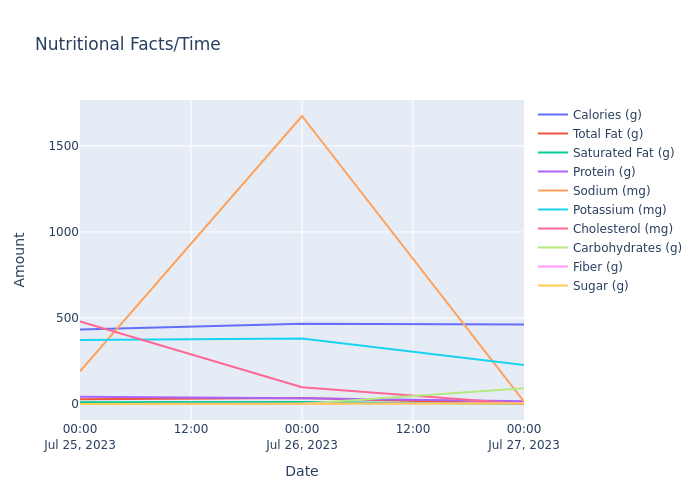

Python code for this plot:
import sqlite3
import plotly.graph_objs as go
from fastapi.responses import FileResponse
import pytz
from datetime import date, datetime, timedelta

class Nutrition:

    def __init__(self):
        
        self.table = "nutrition"

        self.con = sqlite3.connect("healthy.db")
        self.cur = self.con.cursor()

        self.cur.execute("CREATE TABLE IF NOT EXISTS nutrition (username NOT NULL, date, name, calories, serving_size, fat_total, fat_saturated, protein, sodium, potassium, cholesterol, carbohydrates, fiber, sugar);")
        self.con.commit()
        #   Example of a row:
        #         [
        #    {
        #     "username":"Marian",
        #     "date":"2003-07-17",
        #     "name": "fries",
        #     "calories": 317.7,
        #     "serving_size_g": 100,
        #     "fat_total_g": 14.8,
        #     "fat_saturated_g": 2.3,
        #     "protein_g": 3.4,
        #     "sodium_mg": 212,
        #     "potassium_mg": 124,
        #     "cholesterol_mg": 0,
        #     "carbohydrates_total_g": 41.1,
        #     "fiber_g": 3.8,
        #     "sugar_g": 0.3
        #   }
        # ]


    def add_meal(self, data: dict):
        
        self.cur.execute(f'SELECT username FROM users WHERE username = ?', (data['username'],))
        result = self.cur.fetchone()

        if result is None:
            return {"message": f"user not found"}
        # We search a row based on username name & date

        self.cur.execute(f"SELECT * FROM {self.table} WHERE username = ? AND date = ? AND name = ?", (data['username'], data['username'], data['username']))
        fetched_meal = self.cur.fetchone()

        self.cur.execute(f'INSERT INTO {self.table} (username, date, name, calories, serving_size, fat_total, fat_saturated, protein, sodium, potassium, cholesterol, carbohydrates, fiber, sugar) VALUES ( :username, :date, :name, :calories, :serving_size_g, :fat_total_g, :fat_saturated_g, :protein_g, :sodium_mg, :potassium_mg, :cholesterol_mg, :carbohydrates_total_g, :fiber_g, :sugar_g);', data)
        self.con.commit()

        return {"message": "meal added"}


    def delete_meal(self, username:str, meal:str):

        self.cur.execute(f'SELECT username FROM {self.table} WHERE username = ?', (username,))
        result = self.cur.fetchone()

        if result is None:
            return {"message": f"user doesnt have meals"}
        
        self.cur.execute(f'SELECT name FROM {self.table} WHERE name = ? AND username = ?', (meal,username,))
        result = self.cur.fetchone()

        if result is None:
            return {"message": f"meal not found"}
        else:
            self.cur.execute(f'DELETE FROM {self.table} WHERE name = ? AND username = ?', (meal,username,))
            self.con.commit()

            return {"message": f"meal deleted"}

    def have_meal(self, username: str, meal_date: str, meal:str):

        self.cur.execute(f'SELECT username FROM {self.table} WHERE username = ?', (username,))
        result = self.cur.fetchone()

        if result is None:
            return {"message": f"user doesnt exist"}    

        meal=meal.lower()
        
        if meal_date == "today":
            meal_date = datetime.now(pytz.timezone('Europe/Bucharest')).date()
        elif meal_date == "yesterday":
            meal_date = datetime.now(pytz.timezone('Europe/Bucharest')).date() - timedelta(days = 1)
        else:
            return {"message": f"select date of meal as yesterday or today"}

        self.cur.execute(f'SELECT serving_size FROM {self.table} WHERE name = ? AND username = ? AND date = ?', (meal,username,meal_date,))
        result = self.cur.fetchone()
        
        if result is None:
            return {"message": f"user doesnt have that meal on that date"}

        return True
    
    def update_meal_from_today_or_yesterday(self, username: str, data: str, dict: dict):

        if data == "today":
            data = datetime.now(pytz.timezone('Europe/Bucharest')).date()
        elif data == "yesterday":
            data = datetime.now(pytz.timezone('Europe/Bucharest')).date() - timedelta(days=1)
        else:
            return {"message": "enter today or yesterday!"}
        response_dict = {
            'username': username,
            'date': data,
            **dict
        }

        self.cur.execute(f'DELETE FROM {self.table} WHERE name = ? AND username = ? AND date = ?', (response_dict["name"], username, data))
        self.con.commit()

        self.cur.execute(f'INSERT INTO {self.table} (username, date, name, calories, serving_size, fat_total, fat_saturated, protein, sodium, potassium, cholesterol, carbohydrates, fiber, sugar) VALUES ( :username, :date, :name, :calories, :serving_size_g, :fat_total_g, :fat_saturated_g, :protein_g, :sodium_mg, :potassium_mg, :cholesterol_mg, :carbohydrates_total_g, :fiber_g, :sugar_g);', response_dict)
        self.con.commit()

        return {"message": "meal updated"}

    def see_day(self, username: str, day: date):

        self.cur.execute(f'SELECT username FROM {self.table} WHERE username = ?', (username,))
        result = self.cur.fetchone()

        if result is None:
            return {"message": f"username not found"}
        
        self.cur.execute(f"SELECT SUM(calories), SUM(fat_total), SUM(fat_saturated), SUM(protein), SUM(sodium), SUM(potassium), SUM(cholesterol), SUM(carbohydrates), SUM(fiber), SUM(sugar) FROM {self.table} WHERE username = ? AND date = ?", (username, day,))
        result = self.cur.fetchone()

        if result[0] is None:
            return {"message": f"user doesnt have meals"}

        calories, fat_total, fat_saturated, protein, sodium, potassium, cholesterol, carbohydrates, fiber, sugar = result

        data = {
            "calories": calories,
            "fat_total": fat_total,
            "fat_saturated": fat_saturated,
            "protein": protein,
            "sodium": sodium,
            "potassium": potassium,
            "cholesterol": cholesterol,
            "carbohydrates": carbohydrates,
            "fiber": fiber,
            "sugar": sugar
        }

        return data

    def see_chart(self, username: str, start: date, end: date):

        self.cur.execute(f'SELECT username FROM {self.table} WHERE username = ?', (username,))
        result = self.cur.fetchone()

        if result is None:
            return {"message": f"user doesnt have meals"}
        
        dates = []
        calories = []
        fat_total = []
        fat_saturated = []
        protein = []
        sodium = []
        potassium = []
        cholesterol = []
        carbohydrates = []
        fiber = []
        sugar = []

        current_date = start
        while current_date <= end:
            self.cur.execute(f"SELECT SUM(calories), SUM(fat_total), SUM(fat_saturated), SUM(protein), SUM(sodium), SUM(potassium), SUM(cholesterol), SUM(carbohydrates), SUM(fiber), SUM(sugar) FROM {self.table} WHERE username = ? AND date = ?", (username, str(current_date)))
            result = self.cur.fetchone()
            
            caloriesq, fat_totalq, fat_saturatedq, proteinq, sodiumq, potassiumq, cholesterolq, carbohydratesq, fiberq, sugarq = result

            if any(result):
                calories.append(caloriesq)
                fat_total.append(fat_totalq)
                fat_saturated.append(fat_saturatedq)
                protein.append(proteinq)
                sodium.append(sodiumq)
                potassium.append(potassiumq)
                cholesterol.append(cholesterolq)
                carbohydrates.append(carbohydratesq)
                fiber.append(fiberq)
                sugar.append(sugarq)
                dates.append(str(current_date))
                
            current_date += timedelta(days=1)

        # trace for nutritional information    

        fig = go.Figure()
        fig.add_trace(go.Scatter(x=dates, y=calories, mode='lines', name='Calories (g)'))
        fig.add_trace(go.Scatter(x=dates, y=fat_total, mode='lines', name='Total Fat (g)'))
        fig.add_trace(go.Scatter(x=dates, y=fat_saturated, mode='lines', name='Saturated Fat (g)'))
        fig.add_trace(go.Scatter(x=dates, y=protein, mode='lines', name='Protein (g)'))
        fig.add_trace(go.Scatter(x=dates, y=sodium, mode='lines', name='Sodium (mg)'))
        fig.add_trace(go.Scatter(x=dates, y=potassium, mode='lines', name='Potassium (mg)'))
        fig.add_trace(go.Scatter(x=dates, y=cholesterol, mode='lines', name='Cholesterol (mg)'))
        fig.add_trace(go.Scatter(x=dates, y=carbohydrates, mode='lines', name='Carbohydrates (g)'))
        fig.add_trace(go.Scatter(x=dates, y=fiber, mode='lines', name='Fiber (g)'))
        fig.add_trace(go.Scatter(x=dates, y=sugar, mode='lines', name='Sugar (g)'))

        fig.update_layout(
            title="Nutritional Facts/Time",
            xaxis_title="Date",
            yaxis_title="Amount",
            hovermode="x unified"
        )

        fig.write_image("/home/syneto-lab-dark-side/src/db/nutrition.png")

        return FileResponse("/home/syneto-lab-dark-side/src/db/nutrition.png")
